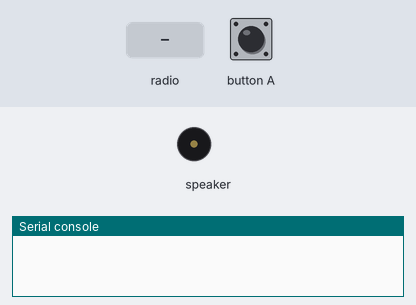
This program was run on a simulated Calliope mini (MakeCode). On the bench: buzzer (waves = sounding), the last lines printed to the serial console. The test bench sets the inputs (shaded band). No radio messages arrive unless stated (any console line starting 'radio sent:' is added by the test bench).

Above: at 1.2 s.
1.3 s: button A pressed for 0.15 s
3.4 s: radio message "1" arrives
At 3.8 s:
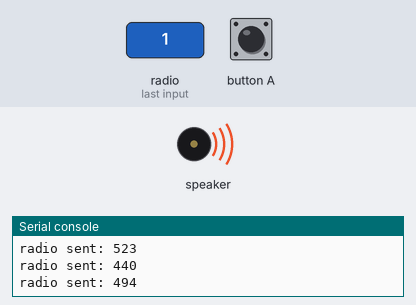
Timing chart, 0 to 6.4 s (numbered marks = the images above; inputs shaded):
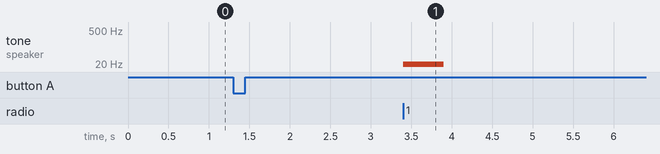

Measured:
- after the input at 3.4 s, tone on speaker: silent → 1 Hz at once, → silent 0.50 s later

The program:

main.ts
```typescript
enum RadioMessage {
    message1 = 49434
}
input.onButtonEvent(Button.A, input.buttonEventClick(), function () {
    for (let note of melodie) {
        radio.sendNumber(note)
        basic.pause(500)
    }
})
radio.onReceivedNumber(function (note) {
    music.playTone(note, music.beat(BeatFraction.Whole))
})
let melodie: number[] = []
melodie = [
330,
494,
523,
440,
494,
392,
440,
349
]
```

test.ts
```typescript
// Hier kann man Tests durchführen; diese Datei wird nicht kompiliert, wenn dieses Paket als Erweiterung verwendet wird.
```
